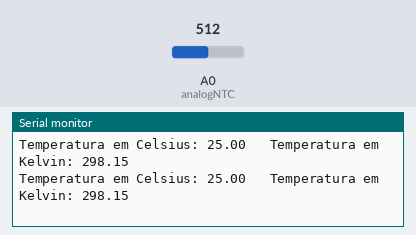
A sketch run on a simulated Arduino Uno, built with avr-gcc and run on an emulated ATmega328P. Parts: the last lines printed to the serial monitor. The inputs (shaded band) are chosen by the test bench; at power-on: A0 (analogNTC) = 512.

Above: at 1.3 s.
1.4 s: A0 (analogNTC) set to 716
At 2.0 s:
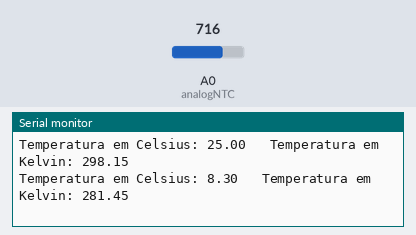
2.9 s: A0 (analogNTC) set to 900
At 3.5 s:
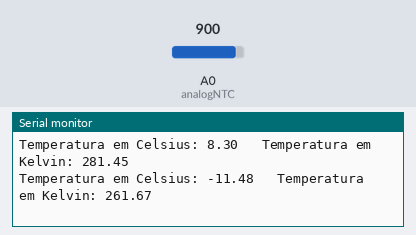
Timing chart, 0 to 5.9 s (numbered marks = the images above; inputs shaded):
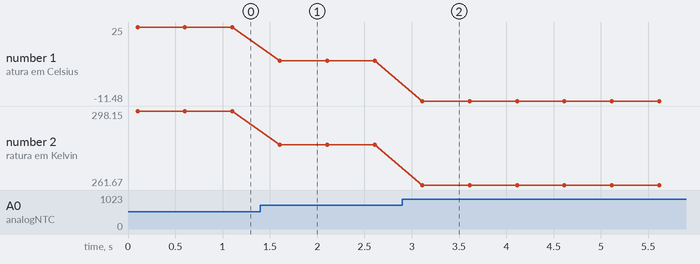

The sketch:

temperatura_ntc.ino
```cpp
// sensor de temperatura NTC

#define Vin 4.90
#define analogNTC A0
#define T0 298.15 // [K] 25°C temperatura ambiente
#define Rt 10000 //resistencia auxiliar do divisor de tensao
#define R0 10000 //resistencia inicial do NTC a 25°C
#define T1 273.15 // [K] datasheet a 0°C
#define T2 373.15 //[K] datasheet a 100°C
#define RT1 35563 //datasheet
#define RT2 549 //datasheet

float beta = 0.0;
float Rinf = 0.0;
float TempKelvin = 0.0;
float TempCelsius = 0.0;
float Vout = 0.0;
float Rout = 0.0;


void setup()
{
  Serial.begin (9600);
  beta = (log(RT1/RT2))/((1/T1) -(1/T2));
  Rinf = R0*exp(-beta/T0);
  delay(100);
}

void loop()
{
  Vout = Vin*((float) (analogRead(analogNTC))/1024.0); //leitura de A0
  Rout = (Rt*Vout/(Vin-Vout));
  TempKelvin = (beta/log(Rout/Rinf));
  TempCelsius = TempKelvin - 273.15;
  Serial.print ("Temperatura em Celsius: ");
  Serial.print (TempCelsius);
  Serial.print ("   Temperatura em Kelvin: ");
  Serial.println(TempKelvin);
  delay(500);
}
```

Measured:
- after the input at 1.4 s, the serial monitor: prints a new line after 0.21 s (image 1)
- after the input at 2.9 s, the serial monitor: prints a new line after 0.21 s (image 2)
- plotted number 1: 25 → 8.3 after the input at 1.4 s, 8.3 → -11.48 after the input at 2.9 s
- plotted number 2: 298.15 → 281.45 after the input at 1.4 s, 281.45 → 261.67 after the input at 2.9 s
